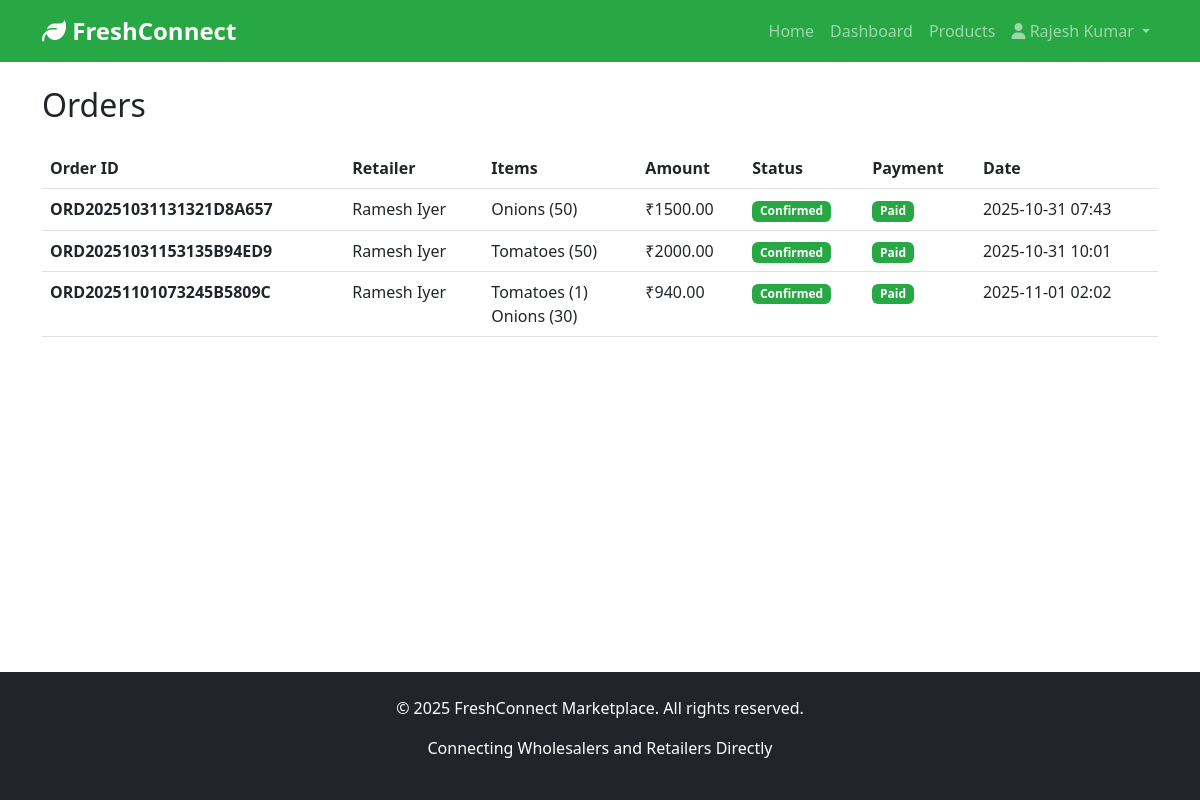
Page /vendor/orders (signed in) on the committed database.
### app/models.py (models this page shows, shortened)
class User(UserMixin, db.Model):
    __tablename__ = 'users'
    id = db.Column(db.Integer, primary_key=True)
    name = db.Column(db.String(100), nullable=False)
    email = db.Column(db.String(120), unique=True, nullable=False, index=True)
    password_hash = db.Column(db.String(255), nullable=False)
    user_type = db.Column(db.String(20), nullable=False)  # admin, vendor, retailer, company, driver
    business_name = db.Column(db.String(200))
    phone = db.Column(db.String(20))
    address = db.Column(db.Text)
    city = db.Column(db.String(100))
    state = db.Column(db.String(100))
    pincode = db.Column(db.String(10))
    company_name = db.Column(db.String(200))
    gst_number = db.Column(db.String(50))
    brand_name = db.Column(db.String(100))
    is_active = db.Column(db.Boolean, default=True)
    is_verified = db.Column(db.Boolean, default=False)
    created_at = db.Column(db.DateTime, default=datetime.utcnow)
    products = db.relationship('Product', backref='vendor', lazy='dynamic', foreign_keys='Product.vendor_id')
    orders_as_retailer = db.relationship('Order', backref='retailer', lazy='dynamic', foreign_keys='Order.retailer_id')
    credit = db.relationship('RetailerCredit', backref='retailer', uselist=False)

class Order(db.Model):
    __tablename__ = 'orders'
    id = db.Column(db.Integer, primary_key=True)
    order_id = db.Column(db.String(50), unique=True, nullable=False, index=True)
    retailer_id = db.Column(db.Integer, db.ForeignKey('users.id'), nullable=False)
    total_amount = db.Column(db.Float, nullable=False)
    delivery_address = db.Column(db.Text, nullable=False)
    delivery_city = db.Column(db.String(100))
    delivery_pincode = db.Column(db.String(10))
    status = db.Column(db.String(50), default='pending')  # pending, confirmed, processing, shipped, delivered
    payment_status = db.Column(db.String(50), default='pending')  # pending, paid, failed
    created_at = db.Column(db.DateTime, default=datetime.utcnow)
    confirmed_at = db.Column(db.DateTime)
    delivered_at = db.Column(db.DateTime)
    items = db.relationship('OrderItem', backref='order', lazy='dynamic', cascade='all, delete-orphan')
    payment = db.relationship('Payment', backref='order', uselist=False, cascade='all, delete-orphan')
    driver_assignment = db.relationship('DriverAssignment', backref='order', uselist=False)

class OrderItem(db.Model):
    __tablename__ = 'order_items'
    id = db.Column(db.Integer, primary_key=True)
    order_id = db.Column(db.Integer, db.ForeignKey('orders.id'), nullable=False)
    product_id = db.Column(db.Integer, db.ForeignKey('products.id'), nullable=False)
    quantity = db.Column(db.Integer, nullable=False)
    weight = db.Column(db.Float)  # for weight-based MOQ
    price_at_purchase = db.Column(db.Float, nullable=False)
    subtotal = db.Column(db.Float, nullable=False)

class Product(db.Model):
    __tablename__ = 'products'
    id = db.Column(db.Integer, primary_key=True)
    vendor_id = db.Column(db.Integer, db.ForeignKey('users.id'), nullable=False)
    product_name = db.Column(db.String(200), nullable=False)
    category = db.Column(db.String(100), nullable=False)
    description = db.Column(db.Text)
    price = db.Column(db.Float, nullable=False)
    quantity = db.Column(db.Integer, nullable=False)
    unit = db.Column(db.String(50), nullable=False)  # kg, liter, piece, etc.
    moq_enabled = db.Column(db.Boolean, default=False)
    moq_type = db.Column(db.String(20))  # quantity, weight, both
    minimum_quantity = db.Column(db.Integer)
    minimum_weight = db.Column(db.Float)
    expiry_date = db.Column(db.Date)
    image_filename = db.Column(db.String(255))
    is_emergency = db.Column(db.Boolean, default=False)
    discount_percentage = db.Column(db.Float, default=0)
    is_active = db.Column(db.Boolean, default=True)
    created_at = db.Column(db.DateTime, default=datetime.utcnow)
    updated_at = db.Column(db.DateTime, default=datetime.utcnow, onupdate=datetime.utcnow)
    order_items = db.relationship('OrderItem', backref='product', lazy='dynamic')

### app/routes/vendor.py (the view)
@vendor_bp.route('/orders')
@login_required
@vendor_required
def orders():
    orders = db.session.query(Order).join(OrderItem).join(Product).filter(
        Product.vendor_id == current_user.id
    ).distinct().all()
    return render_template('vendor/orders.html', orders=orders)

### app/templates/vendor/orders.html (shortened to what this page needs)
{% extends "base.html" %}
{% block content %}
<div class="container mt-4">
    <h2 class="mb-4">Orders</h2>
    {% if orders %}
    <div class="table-responsive">
        <table class="table table-hover">
            <thead>
                <tr>
                    <th>Order ID</th>
                    <th>Retailer</th>
                    <th>Items</th>
                    <th>Amount</th>
                    <th>Status</th>
                    <th>Payment</th>
                    <th>Date</th>
                </tr>
            </thead>
            <tbody>
                {% for order in orders %}
                <tr>
                    <td><strong>{{ order.order_id }}</strong></td>
                    <td>{{ order.retailer.name }}</td>
                    <td>
                        {% for item in order.items %}
                        {% if item.product.vendor_id == current_user.id %}
                        <div>{{ item.product.product_name }} ({{ item.quantity }})</div>
                        {% endif %}
                        {% endfor %}
                    </td>
                    <td>₹{{ "%.2f"|format(order.total_amount) }}</td>
                    <td>
                        {% if order.status == 'pending' %}
                        <span class="badge bg-warning">Pending</span>
                        {% elif order.status == 'confirmed' %}
                        <span class="badge bg-success">Confirmed</span>
                        {% elif order.status == 'processing' %}
                        <span class="badge bg-info">Processing</span>
                        {% elif order.status == 'shipped' %}
                        <span class="badge bg-primary">Shipped</span>
                        {% elif order.status == 'delivered' %}
                        <span class="badge bg-success">Delivered</span>
                        {% endif %}
                    </td>
                    <td>
                        {% if order.payment_status == 'paid' %}
                        <span class="badge bg-success">Paid</span>
                        {% elif order.payment_status == 'pending' %}
                        <span class="badge bg-warning">Pending</span>
                        {% else %}
                        <span class="badge bg-danger">Failed</span>
                        {% endif %}
                    </td>
                    <td>{{ order.created_at.strftime('%Y-%m-%d %H:%M') }}</td>
                </tr>
                {% endfor %}
            </tbody>
        </table>
    </div>
    {% else %}
    <div class="alert alert-info">
        <h5>No orders yet</h5>
        <p>Orders for your products will appear here.</p>
    </div>
    {% endif %}
</div>
{% endblock %}

### app/templates/base.html (shortened to what this page needs)
<!DOCTYPE html>
<html lang="en">
<head>
    <link href="https://cdn.jsdelivr.net/npm/bootstrap@5.3.0/dist/css/bootstrap.min.css" rel="stylesheet">
    <link rel="stylesheet" href="https://cdnjs.cloudflare.com/ajax/libs/font-awesome/6.4.0/css/all.min.css">
    <link rel="stylesheet" href="{{ url_for('static', filename='css/style.css') }}">
</head>
<body>
    <nav class="navbar navbar-expand-lg navbar-dark bg-success">
        <div class="container">
            <a class="navbar-brand" href="{{ url_for('main.index') }}">
                <i class="fas fa-leaf"></i> FreshConnect
            </a>
            <div class="collapse navbar-collapse" id="navbarNav">
                <ul class="navbar-nav ms-auto">
                    <li class="nav-item">
                        <a class="nav-link" href="{{ url_for('main.index') }}">Home</a>
                    </li>
                    {% if current_user.is_authenticated %}
                        {% if current_user.user_type == 'admin' %}
                            <li class="nav-item">
                                <a class="nav-link" href="{{ url_for('admin.dashboard') }}">Dashboard</a>
                            </li>
                        {% elif current_user.user_type == 'vendor' %}
                            <li class="nav-item">
                                <a class="nav-link" href="{{ url_for('vendor.dashboard') }}">Dashboard</a>
                            </li>
                            <li class="nav-item">
                                <a class="nav-link" href="{{ url_for('vendor.products') }}">Products</a>
                            </li>
                        {% endif %}
                        <li class="nav-item dropdown">
                            <a class="nav-link dropdown-toggle" href="#" role="button" data-bs-toggle="dropdown">
                                <i class="fas fa-user"></i> {{ current_user.name }}
                            </a>
                        </li>
                    {% endif %}
                </ul>
            </div>
        </div>
    </nav>
    <main>
        {% block content %}{% endblock %}
    </main>
    <footer class="bg-dark text-white mt-5 py-4">
        <div class="container text-center">
            <p>&copy; 2025 FreshConnect Marketplace. All rights reserved.</p>
            <p>Connecting Wholesalers and Retailers Directly</p>
        </div>
    </footer>
</body>
</html>

### app/static/css/style.css (style rules this page uses)
body { min-height: 100vh; display: flex; flex-direction: column; }
main { flex: 1; }
.navbar-brand { font-weight: bold; font-size: 1.5rem; }
.bg-success { background-color: #28a745 !important; }
footer { margin-top: auto; }

### rows in the picture
User: name "Rajesh Kumar"
Order: order_id "ORD20251031131321D8A657", retailer.name "Ramesh Iyer", total_amount "1500.00", status "Confirmed", payment_status "Paid", created_at "2025-10-31 07:43"
OrderItem: product.product_name "Onions", quantity "50"
Order: order_id "ORD20251031153135B94ED9", retailer.name "Ramesh Iyer", total_amount "2000.00", status "Confirmed", payment_status "Paid", created_at "2025-10-31 10:01"
OrderItem: product.product_name "Tomatoes", quantity "50"
Order: order_id "ORD20251101073245B5809C", retailer.name "Ramesh Iyer", total_amount "940.00", status "Confirmed", payment_status "Paid", created_at "2025-11-01 02:02"
OrderItem: product.product_name "Tomatoes", quantity "1"
OrderItem: product.product_name "Onions", quantity "30"
